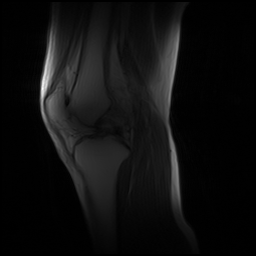
#> input picture 00005-dd5595a4.png, 256 x 256 px
$ python clahe_laplacian.py   (older library calls are emulated)
#> lines starting #> are read from the running program, lines starting #| are printed output that depends on the picture
import cv2
import numpy as np
import matplotlib.pyplot as plt
import os

# Указание пути для сохранения
save_path = './clahe_laplacian/'
# Создание директории, если она не существует
os.makedirs(os.path.dirname(save_path), exist_ok=True)

# Шаг 1: Загрузка изображения в градациях серого
img = cv2.imread('00005-dd5595a4.png', 0)
#> img is the input picture: shape (256, 256); min 0, max 255, mean 15.1

# Шаг 2: Применение CLAHE для выравнивания гистограммы
clahe = cv2.createCLAHE(clipLimit=2.0, tileGridSize=(8, 8))
equalized_img = clahe.apply(img)
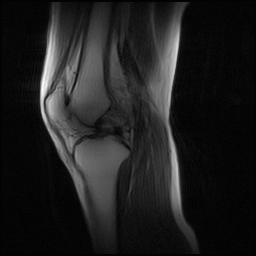
#> equalized_img: shape (256, 256); min 2, max 255, mean 30.9

# Шаг 3: Усиление краев с использованием оператора Лапласа
laplacian = cv2.Laplacian(equalized_img, cv2.CV_64F)
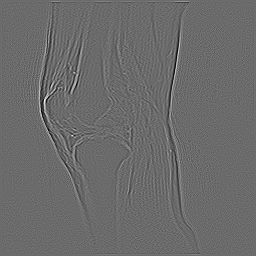
#> laplacian: shape (256, 256) float64; min -112, max 154, mean 0; drawn with min black and max white
laplacian_abs = cv2.convertScaleAbs(laplacian)  # Преобразование обратно в 8-битное изображение
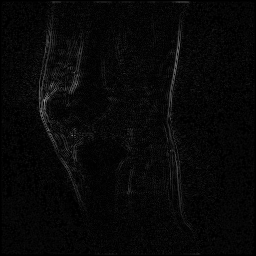
#> laplacian_abs: shape (256, 256); min 0, max 154, mean 7.4

# Совмещаем изображение с его границами для усиления контуров
edges_image = cv2.addWeighted(equalized_img, 1.0, laplacian_abs, 0.5, 0)

# Шаг 5: Отображение оригинального и обработанных изображений
cv2.imshow('Original Image', img)
cv2.imshow('Equalized Image (CLAHE)', equalized_img)
cv2.imshow('Edges', edges_image)
cv2.waitKey(0)
cv2.destroyAllWindows()

# Шаг 6: Сохранение изображений
cv2.imwrite( save_path + '/equalized_image.png', equalized_img)
cv2.imwrite( save_path + '/edges_image.png', edges_image)

$ run again, with 00002-dd559589.png copied over 00005-dd5595a4.png
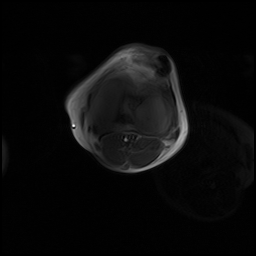
#> input picture 00002-dd559589.png, 256 x 256 px
#> img is the input picture: shape (256, 256); min 0, max 255, mean 10.6
#> `laplacian = cv2.Laplacian(equalized_img, cv2.CV_64F)`:
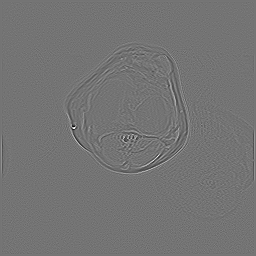
#> laplacian: shape (256, 256) float64; min -218, max 260, mean 0; drawn with min black and max white
#> `laplacian_abs = cv2.convertScaleAbs(laplacian)`:
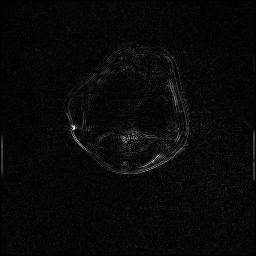
#> laplacian_abs: shape (256, 256); min 0, max 255, mean 8.6
